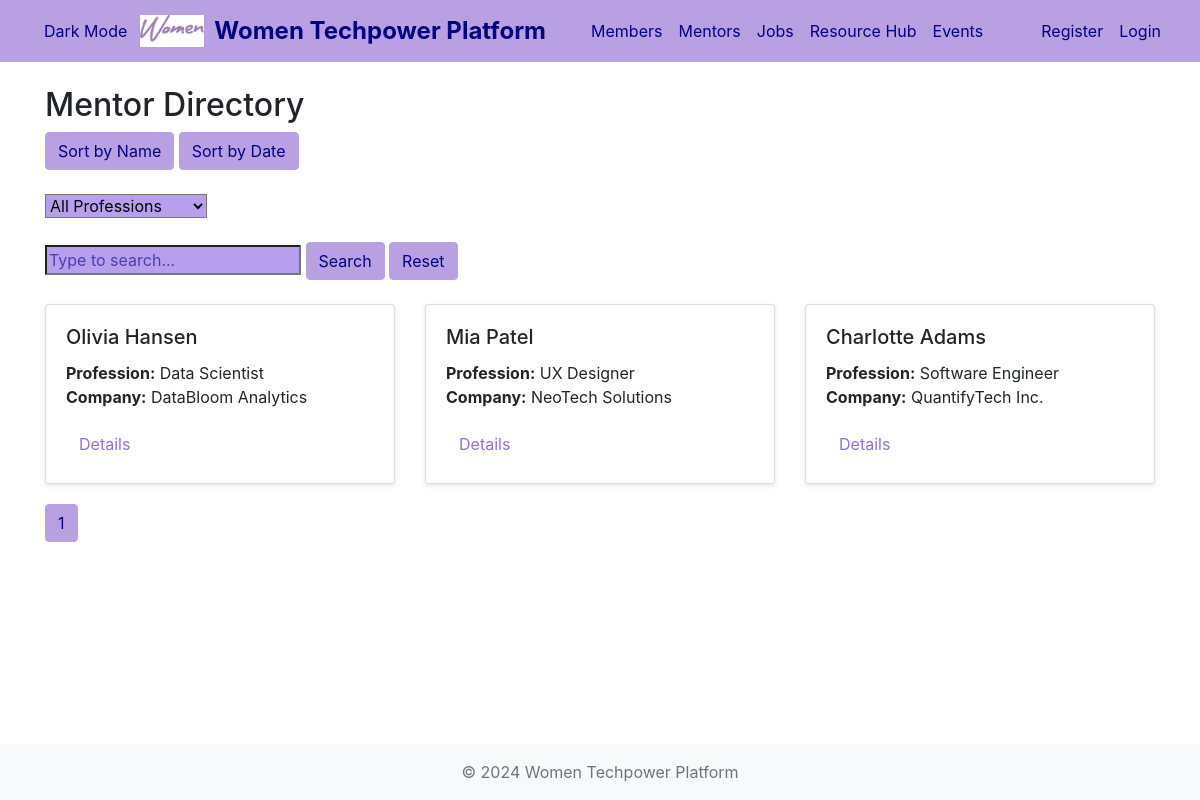
Page /mentors.php on the committed database.
### tables this page shows
CREATE TABLE `members` (
  `id` int(11) NOT NULL,
  `first_name` varchar(50) NOT NULL,
  `last_name` varchar(50) NOT NULL,
  `email` varchar(100) NOT NULL,
  `pswd` varchar(255) NOT NULL,
  `profession` varchar(100) DEFAULT NULL,
  `company` varchar(100) DEFAULT NULL,
  `expertise` text DEFAULT NULL,
  `linkedin_profile` varchar(255) DEFAULT NULL,
  `status` enum('member','mentor','admin') DEFAULT 'member',
  `created_at` timestamp NOT NULL DEFAULT current_timestamp(),
  `studies` varchar(255) DEFAULT NULL
);

### mentors.php (the view, shortened to what this page needs)
<?php
include_once "includes/header.php";
$pageStatus = 'mentor';
$mentors_per_page = 6;
$page = isset($_GET['page']) ? (int)$_GET['page'] : 1;
$offset = ($page - 1) * $mentors_per_page;
$database = new Database();
$db = $database->getConnection();
$sort = isset($_GET['sort']) ? $_GET['sort'] : "";
$order_by = "created_at DESC";
$professionFilter = isset($_GET['profession']) ? $_GET['profession'] : '';
$searchQuery = isset($_GET['query']) ? trim($_GET['query']) : '';
$query = "SELECT * FROM members WHERE status = :status";
$query .= " ORDER BY $order_by LIMIT :offset, :mentors_per_page";
$stmt = $db->prepare($query);
$stmt->bindParam(":status", $pageStatus, PDO::PARAM_STR);
$stmt->bindValue(":offset", $offset, PDO::PARAM_INT);
$stmt->bindValue(":mentors_per_page", $mentors_per_page, PDO::PARAM_INT);
$stmt->execute();
$countQuery = "SELECT COUNT(*) as total_mentors FROM members WHERE status = :status";
$countStmt = $db->prepare($countQuery);
$countStmt->bindParam(":status", $pageStatus, PDO::PARAM_STR);
$countStmt->execute();
$total_mentors = $countStmt->fetch(PDO::FETCH_ASSOC)['total_mentors'];
$total_pages = ceil($total_mentors / $mentors_per_page);
?>
<h2><?php echo ucfirst($pageStatus); ?> Directory</h2>
<div class="sorting-options">
    <a href="?status=<?php echo htmlspecialchars($pageStatus); ?>&sort=name&profession=<?php echo htmlspecialchars($professionFilter); ?>&query=<?php echo htmlspecialchars($searchQuery); ?>" class="btn btn-primary">Sort by Name</a>
    <a href="?status=<?php echo htmlspecialchars($pageStatus); ?>&sort=date&profession=<?php echo htmlspecialchars($professionFilter); ?>&query=<?php echo htmlspecialchars($searchQuery); ?>" class="btn btn-primary">Sort by Date</a>
</div>
<br/>
<div class="filter-options">
    <form method="GET">
        <select name="profession" id="profession" class="custom-dropdown" onchange="this.form.submit()">
            <option value="">All Professions</option>
        </select>
    </form>
</div>
<br/>
<div class="search-options">
    <form method="GET">
        <input type="text" class="custom-textbox" name="query" placeholder="Type to search..." value="<?php echo htmlspecialchars($searchQuery); ?>">
        <button type="submit" class="btn btn-primary">Search</button>
        <a href="mentors.php?status=<?php echo htmlspecialchars($pageStatus); ?>" class="btn btn-primary">Reset</a>
    </form>
</div>
<br/>
<div class="row">
    <?php while ($row = $stmt->fetch(PDO::FETCH_ASSOC)): ?>
        <div class="col-md-4">
            <div class="card member-card">
                <div class="card-body">
                    <h5 class="card-title"><?php echo htmlspecialchars($row['first_name'] . ' ' . $row['last_name']); ?></h5>
                    <p class="card-text">
                        <strong>Profession:</strong> <?php echo htmlspecialchars($row['profession']); ?>
                        <br>
                        <strong>Company:</strong> <?php echo htmlspecialchars($row['company']); ?>
                    </p>
                    <a href="details_member.php?id=<?php echo $row['id']; ?>" class="btn btnprimary">Details</a>
                </div>
            </div>
        </div>
    <?php endwhile; ?>
</div>
<div class="pagination">
    <?php for ($i = 1; $i <= $total_pages; $i++): ?>
        <a href="?status=<?php echo htmlspecialchars($pageStatus); ?>&page=<?php echo $i; ?>&sort=<?php echo htmlspecialchars($sort); ?>&profession=<?php echo htmlspecialchars($professionFilter); ?>&query=<?php echo htmlspecialchars($searchQuery); ?>" class="btn btn-<?php echo $i == $page ? 'primary' : 'secondary'; ?>">
            <?php echo $i; ?>
        </a>
    <?php endfor; ?>
</div>
<?php include_once "includes/footer.php"; ?>

### css/style.css (style rules this page uses)
body { min-height: 100vh; display: flex; flex-direction: column; }
.member-card { margin-bottom: 20px; box-shadow: 0 2px 5px rgba(0, 0, 0, 0.1); }
.btn-primary { background-color: #b9a0e3 !important; color: #000080 !important; border-color: #b9a0e3 !important; }
.btnprimary { color: mediumpurple; }
.custom-dropdown { background-color: #b79fed; }
.custom-textbox { background-color: #b79fed; }
.custom-textbox::placeholder { color: #000080; opacity: 60%; }

### rows in the picture
members: first_name+last_name "Olivia Hansen", profession "Data Scientist", company "DataBloom Analytics"
members: first_name+last_name "Mia Patel", profession "UX Designer", company "NeoTech Solutions"
members: first_name+last_name "Charlotte Adams", profession "Software Engineer", company "QuantifyTech Inc."

### other values in the picture
$pageStatus "Mentor"
